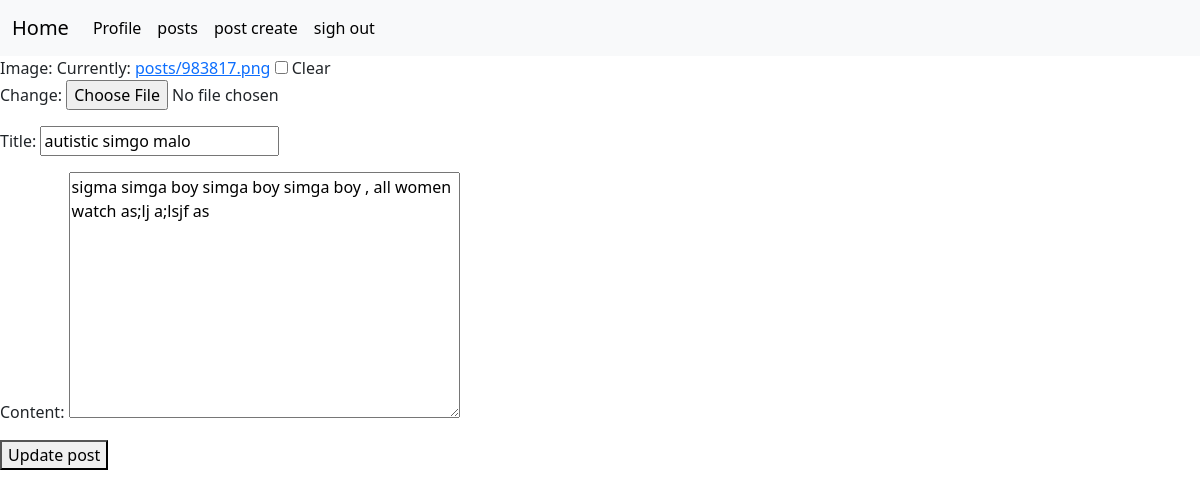
The page /posts/update/2/ (signed in) on the database its author committed.
### posts/models.py (models this page shows, shortened)
class Post(models.Model):
    image = models.ImageField(upload_to = 'posts/', null=True, blank=True)
    title = models.CharField(max_length=100)
    content = models.TextField()
    rate = models.IntegerField(default=0)
    author = models.ForeignKey(User, on_delete=models.CASCADE, null=True, blank=True)
    created_at = models.DateTimeField(auto_now_add=True)
    updated_at = models.DateTimeField(auto_now=True)
    category = models.ForeignKey(Category, on_delete=models.CASCADE, related_name='posts', null=True, blank=True)
    tag = models.ManyToManyField(Tag, related_name='posts', blank=True, null=True)
    class Meta:
        verbose_name= ' post Esli ne ponimaesh uchi angl'
        verbose_name_plural = 'Posts'

### posts/views.py (the view, shortened to what this page needs)
# urls.py: path("posts/update/<int:id>/", views.post_update_view, name='post_update_view'),
@login_required(login_url='/login/')
def post_update_view(request, id):
    post = Post.objects.get(id=id)
    if request.method == 'GET':
        form = PostUpdateForm(instance=post)
        return render(request, 'posts/post_update.html', {'form': form})

### posts/forms.py (shortened to what this page needs)
class PostUpdateForm(forms.ModelForm):
    class Meta:
        model = Post
        fields = ['image','title', 'content']

### templates/posts/post_update.html (shortened to what this page needs)
{% extends 'components/navbar.html'%}
{% block content%}
<form action="" method="post" enctype="multipart/form-data">
    {{form.as_p}}
    <button type="submit"> Update post</button>
</form>
{% endblock %}

### rows shown on the page
Post: title "autistic simgo malo", content "sigma simga boy simga boy simga boy , all women watch as;lj a;lsjf as"
